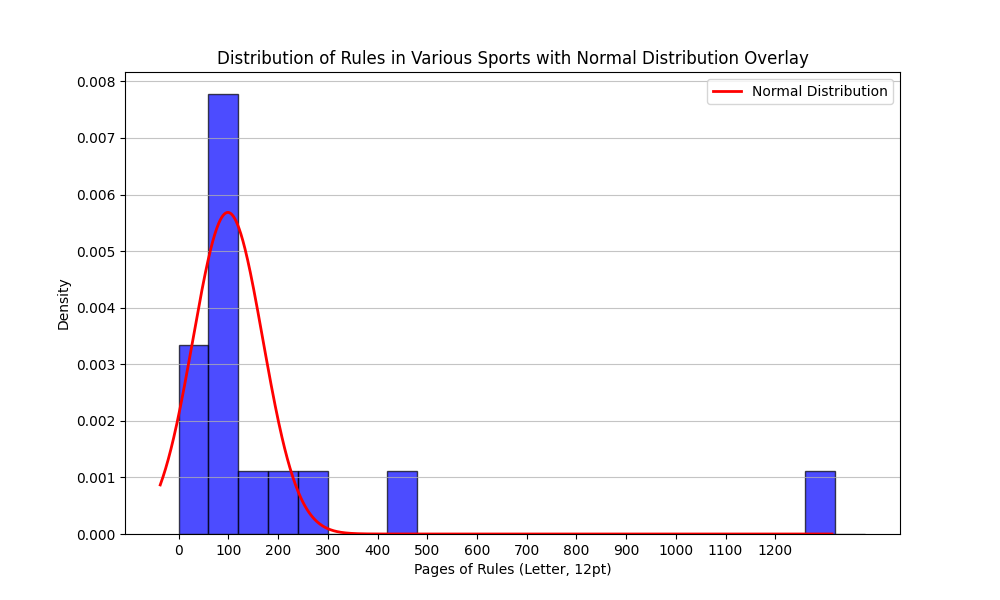

Python code for this plot:
import numpy as np
import matplotlib.pyplot as plt
from scipy.stats import norm

# Step 1: Define the sports and their number of rules
rules_count = [
    477, 95, 136, 41, 13, 76, 72, 60, 86, 75, 46, 274, 93, 221, 1264
]
# Step 2: Calculate Q1, Q3 and IQR to identify outliers
Q1 = np.percentile(rules_count, 25)
Q3 = np.percentile(rules_count, 75)
IQR = Q3 - Q1
# Define lower and upper bounds for outliers
lower_bound = Q1 - 1.5 * IQR
upper_bound = Q3 + 1.5 * IQR
print(upper_bound)

# Identify non-outlier values for mean calculation
non_outliers = [x for x in rules_count if lower_bound <= x <= upper_bound]

# Calculate mean and standard deviation of non-outliers
mean_rules = np.mean(non_outliers)
std_dev_rules = np.std(non_outliers)
# Print mean and standard deviation values
print(f"Mean number of rules (excluding outliers): {mean_rules:.2f}")
print(f"Standard deviation of rules (excluding outliers): {std_dev_rules:.2f}")

# Step 3: Create a histogram to visualize the distribution of rules
plt.figure(figsize=(10,6))
plt.hist(rules_count, bins=np.arange(0, 1400, 60), alpha=0.7, color='blue', edgecolor='black', density=True)

# Step 4: Generate x values for the normal distribution curve
x = np.linspace(min(rules_count) - 50, max(rules_count) + 50, 1000)
y = norm.pdf(x, mean_rules, std_dev_rules)

# Step 5: Overlay the normal distribution curve on the histogram
plt.plot(x, y, color='red', linewidth=2, label='Normal Distribution')

# Step 6: Customize plot
plt.title('Distribution of Rules in Various Sports with Normal Distribution Overlay')
plt.xlabel('Pages of Rules (Letter, 12pt)')
plt.ylabel('Density')
plt.xticks(np.arange(0,1300,100))
plt.grid(axis='y', alpha=0.75)
plt.legend()
plt.show()
